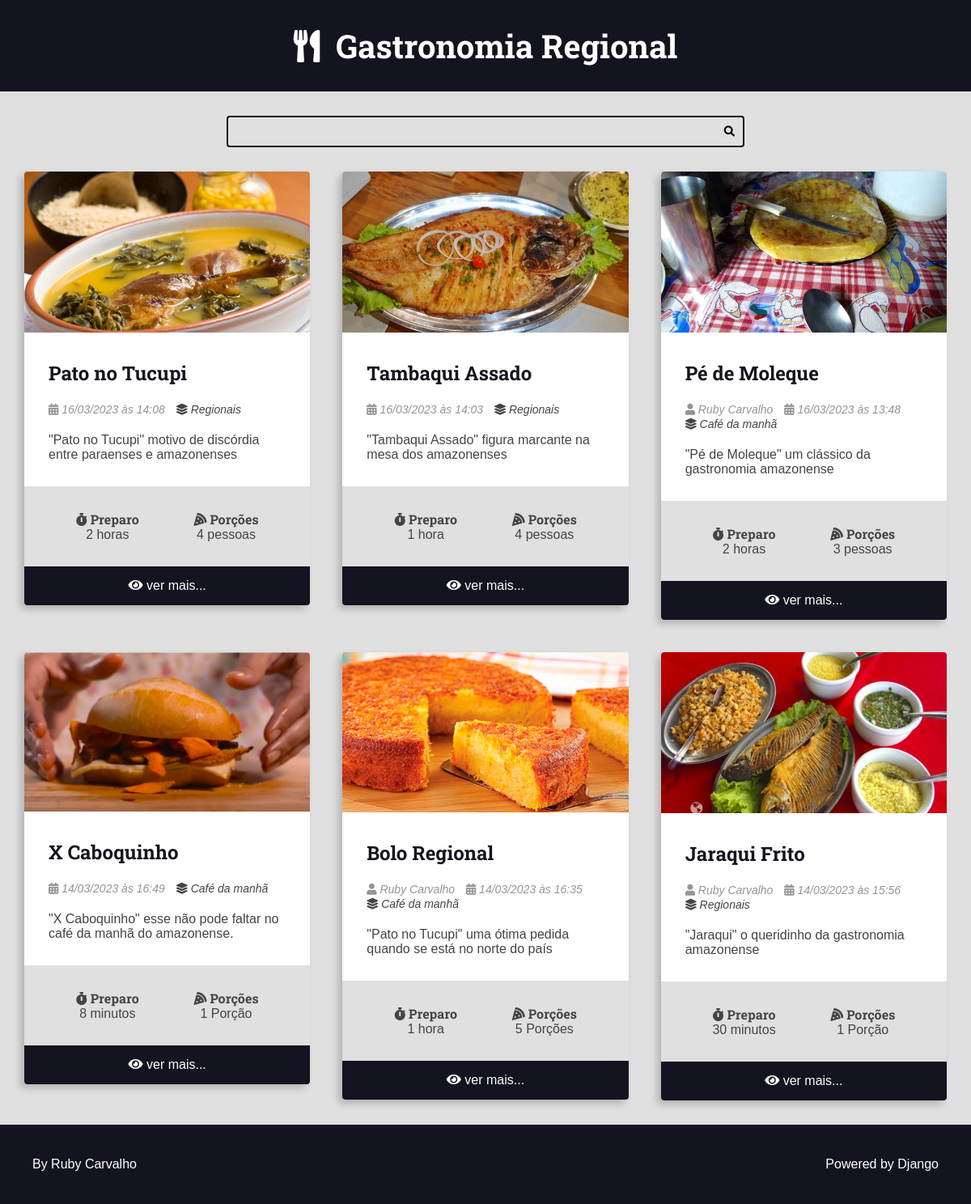
The app's page /, older data.
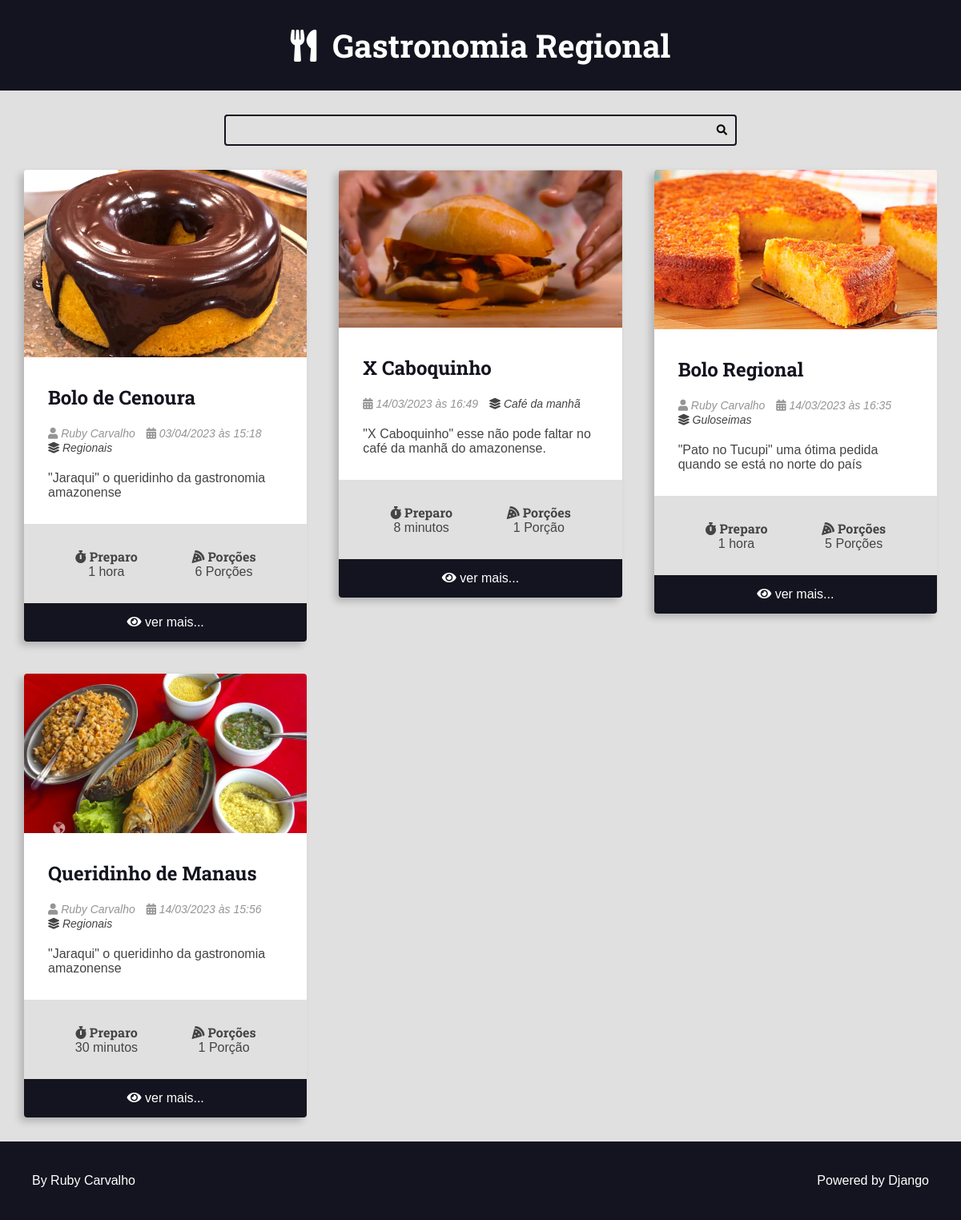
The same page, newer data.
### recipes/models.py (models this page shows, shortened)
class Recipe(models.Model):
    title = models.CharField(max_length=65)
    description = models.CharField(max_length=165)
    slug = models.SlugField(unique=True)
    preparation_time = models.IntegerField()
    preparation_time_unit = models.CharField(max_length=65)
    servings = models.IntegerField()
    servings_unit = models.CharField(max_length=65)
    preparation_steps = models.TextField()
    preparation_steps_is_html = models.BooleanField(default=False)
    created_at = models.DateTimeField(auto_now_add=True)
    updated_at = models.DateTimeField(auto_now=True)
    is_published = models.BooleanField(default=False)
    cover = models.ImageField(
        upload_to='recipes/covers/%Y/%m/%d/', blank=True, default='')
    category = models.ForeignKey(
        Category, on_delete=models.SET_NULL, null=True, blank=True,
        default=None
    )
    author = models.ForeignKey(
        User, on_delete=models.SET_NULL, null=True
    )

class Category(models.Model):
    name = models.CharField(max_length=65)

### recipes/views.py (the view)
# urls.py: 2. Add a URL to urlpatterns:  path('', views.home, name='home')
def home(request):
    recipes = Recipe.objects.filter(
        is_published=True,
    ).order_by('-id')
    page_obj, pagination_range = make_pagination(request, recipes, PER_PAGE)
    return render(request, 'recipes/pages/home.html', context={
        'recipes': page_obj,
        'pagination_range': pagination_range
    })

### utils/pagination.py (called while the page is built)
def make_pagination(request, queryset, per_page, qty_pages=4):
    try:
        current_page = int(request.GET.get('page', 1))
    except ValueError:
        current_page = 1
    paginator = Paginator(queryset, per_page)
    page_obj = paginator.get_page(current_page)
    pagination_range = make_pagination_range(
        paginator.page_range,
        qty_pages,
        current_page
    )
    return page_obj, pagination_range

### recipes/templates/recipes/pages/home.html (shortened to what this page needs)
{% extends 'global/base.html' %}
{% block content %}
<div class="main-content main-content-list container">
{% for recipe in recipes %}
    {% include 'recipes/partials/recipe.html' %}
{% empty %}
    <div class="center m-y">
        <h1>No recipes found here 🥲</h1>
    </div>
{% endfor %}
</div>
{% endblock content %}

### base_templates/global/base.html (shortened to what this page needs)
<!DOCTYPE html>
<html lang="pt-BR">
<head>
    {% include 'recipes/partials/head.html' %}
</head>
<body>
    {% include 'recipes/partials/header.html' %}
    {% include 'recipes/partials/search.html' %}
    <main class="main-content-container">
        {% block content %}{% endblock content %}
    </main>
    {% include 'recipes/partials/footer.html' %}
</body>
</html>

### recipes/templates/recipes/partials/head.html (shortened to what this page needs)
{% load static %}
    <link rel="stylesheet" href="https://cdnjs.cloudflare.com/ajax/libs/font-awesome/5.15.4/css/fontawesome.min.css"
 />
    <link rel="stylesheet" href="https://cdnjs.cloudflare.com/ajax/libs/font-awesome/5.15.4/css/brands.min.css"
 />
    <link rel="stylesheet" href="https://cdnjs.cloudflare.com/ajax/libs/font-awesome/5.15.4/css/solid.min.css"
 />
    <link rel="stylesheet" href="{% static 'recipes/css/styles.css'%}">

### recipes/templates/recipes/partials/header.html
<header class="main-header-container">
    <div class="main-header container">
        <h1>
            <a class="main-logo" href="{% url 'recipes:home' %}">
                <i class="fas fa-utensils main-logo-icon"></i>
                <span class="main-logo-text"> Gastronomia Regional</span>
            </a>
        </h1>
    </div>
</header>

### recipes/templates/recipes/partials/search.html
<div class="search-container">
    <div class="container">
        <form action="{%url 'recipes:search'%}" method="GET" class="search-form">
            <input type="search" class="search-input" name="q" value="{{ search_term }}" required>
            <button type="submit" class="search-button"><i class="fas fa-search"></i></button>
        </form>
    </div>
</div>

### recipes/templates/recipes/partials/recipe.html (shortened to what this page needs)
<div class="recipe recipe-list-item">
    {% if recipe.cover %}
        <div class="recipe-cover">
            <a href="{% url 'recipes:recipe' recipe.id %}">
                <img src="{{ recipe.cover.url }}" alt="Temporário">
            </a>
        </div>
    {% endif %}
    <div class="recipe-title-container">
        <h2 class="recipe-title">
            <a href="{% url 'recipes:recipe' recipe.id %}">
                {{ recipe.title }}
            </a>
        </h2>
    </div>
    <div class="recipe-author">
        {% if  recipe.author is not None %}
        <span class="recipe-author-item">
            <i class="fas fa-user"></i>
            {% if recipe.author.first_name %}
                {{ recipe.author.first_name }} {{ recipe.author.last_name }}
            {% else %}
                {{ recipe.author.username }}
            {% endif %}
        </span>
        {% endif %}
        <span class="recipe-author-item">
            <i class="fas fa-calendar-alt"></i>
            {{ recipe.created_at|date:"d/m/Y" }} às {{ recipe.created_at|date:"H:i" }}
        </span>
        {% if recipe.category is not None %}
        <span class="recipe-author-item">
            <a href="{% url 'recipes:category' recipe.category.id %}">
                <i class="fas fa-layer-group"></i>
                <span>{{ recipe.category.name }}</span>
            </a>
        </span>
        {% endif %}
    </div>
    <div class="recipe-content">
        <p>{{ recipe.description }}</p>
    </div>
    <div class="recipe-meta-container">
        <div class="recipe-meta recipe-preparation">
            <h3 class="recipe-meta-title"><i class="fas fa-stopwatch"></i> Preparo</h3>
            <div class="recipe-meta-text">
                {{ recipe.preparation_time }} {{ recipe.preparation_time_unit }}
            </div>
        </div>
        <div class="recipe-meta recipe-servings">
            <h3 class="recipe-meta-title"><i class="fas fa-pizza-slice"></i> Porções</h3>
            <div class="recipe-meta-text">
                {{ recipe.servings }} {{ recipe.servings_unit }}
            </div>
        </div>
    </div>
    {% if is_detail_page is not True %}
        <footer class="recipe-footer">
            <a class="recipe-read-more button button-dark button-full-width" href="{% url 'recipes:recipe' recipe.id %}">
                <i class="fas fa-eye"></i>
                <span>ver mais...</span>
            </a>
        </footer>
    {% endif %}
</div>

### recipes/templates/recipes/partials/footer.html
<footer class="main-footer">
    <div class="developer">
      <a href="https://github.com/orgs/ifam-polo/teams/rigeon" target="_blank" rel="noreferrer noopener">By Ruby Carvalho</a>
    </div>
    <div class="powered">
      <a href="https://www.djangoproject.com/" target="_blank" rel="noreferrer noopener">Powered by Django</a>
    </div>
  </footer>

### recipes/static/recipes/css/styles.css (style rules this page uses)
:root { --color-primary: #269fe6; --color-primary-hover: #2086c2; --color-primary-dark: #13141f; --color-primary-dark-hover: #212336; --color-primary-light: #d4ecfa; --color-primary-light-hover: #bdd8e7; --color-white: #fff; --color-black: #000; --color-dark-text: #444; --color-info-light: #cce5ff; --color-debug-light: #cce5ff; --color-success-light: #d4edda; --color-alert-light: #fff3cd; --color-warning-light: #fff3cd; --color-error-light: #f8d7da; --color-info-dark: #4d86c4; --color-debug-dark: #4d86c4; --color-success-dark: #4a9c5d; --color-alert-dark: #927f40; --color-warning-dark: #927f40; --color-error-dark: #da525d; --color-gray-0: #f9f9f9; --color-gray-1: #e0e0e0; --color-gray-2: #c7c7c7; --color-gray-3: #aeaeae; --color-gray-4: #959595; --color-gray-5: #7d7d7d; --color-gray-6: #646464; --color-gray-7: #4b4b4b; --color-gray-8: #323232; --color-gray-9: #191919; --font-primary: sans-serif; --font-headings: 'Roboto Slab', serif; --spacing-gutter-medium: 3rem; --spacing-gutter-large: 4rem; }
* { padding: 0; margin: 0; box-sizing: border-box; }
html { font-size: 62.5%; }
body { font-size: 1.6rem; font-family: var(--font-primary); background: var(--color-gray-1); color: var(--color-dark-text); }
h1, h2, h3, h4, h5, h6 { font-family: var(--font-headings); }
.container { max-width: 144rem; margin: 0 auto; padding: var(--spacing-gutter-medium); }
.main-header-container { background: var(--color-primary-dark); }
.main-logo { font-size: 4rem; color: var(--color-white); text-decoration: none; display: flex; flex-flow: row nowrap; align-items: center; justify-content: center; width: fit-content; margin: 0 auto; }
.main-logo-icon { margin-right: 2rem; }
.search-form { border: 0.2rem solid var(--color-primary-dark); max-width: 64rem; margin: 0 auto; border-radius: 0.4rem; position: relative; transition: all 300ms ease-in-out; }
.search-input, .search-button { border: none; background: none; outline: none; padding: 1rem; transition: all 300ms ease-in-out; }
.search-input { width: 100%; padding-right: 3rem; }
.search-button { position: absolute; top: 0; right: 0; }
.main-content { padding-top: 0; }
.main-content-list { display: grid; grid-template-columns: repeat(auto-fit, minmax(340px, 1fr)); gap: var(--spacing-gutter-large); }
.recipe { background: var(--color-white); box-shadow: -5px 5px 10px rgba(0, 0, 0, 0.2); transform: scale(1); transition: all 300ms ease-in-out; border-radius: 0.4rem; overflow: hidden; }
.recipe img { max-width: 100%; }
.recipe-list-item { max-width: 64rem; height: fit-content; }
.recipe-title-container { padding: var(--spacing-gutter-medium); padding-bottom: 2rem; }
.recipe-title-container a { text-decoration: none; color: var(--color-primary-dark); }
.recipe-author { padding: 0 var(--spacing-gutter-medium); }
.recipe-content { padding: var(--spacing-gutter-medium); padding-top: 2rem; }
.recipe-author-item { color: var(--color-gray-4); margin-right: 1rem; font-style: italic; font-size: 1.4rem; }
.recipe-author a { color: var(--color-dark-text); transition: all 300ms ease-in-out; text-decoration: none; }
.recipe-meta-container { display: flex; flex-flow: row wrap; padding: var(--spacing-gutter-medium); background: var(--color-gray-1); }
.recipe-meta { display: flex; flex-flow: column nowrap; flex-shrink: 1; flex-grow: 1; text-align: center; }
.recipe-meta-title { font-size: 1.6rem; }
.recipe-footer a { background: var(--color-primary-dark); display: block; color: var(--color-white); text-decoration: none; text-align: center; padding: 1.5rem var(--spacing-gutter-medium); transition: all 300ms ease-in-out; }
.main-footer { display: flex; align-items: center; justify-content: space-between; background: var(--color-primary-dark); color: var(--color-white); padding: var(--spacing-gutter-large); }
.main-footer a { color: var(--color-white); text-decoration: none; transition: all 300ms ease-in-out; }

Row changes from the older to the newer data that the page shows:
removed Recipe: cover (picture), title "Pato no Tucupi", created_at "16/03/2023", created_at "14:08", category.name "Regionais", description "\"Pato no Tucupi\" motivo de discórdia entre paraenses e amazonenses", preparation_time "2", preparation_time_unit "horas", servings "4", servings_unit "pessoas"
removed Recipe: cover (picture), title "Tambaqui Assado", created_at "16/03/2023", created_at "14:03", category.name "Regionais", description "\"Tambaqui Assado\" figura marcante na mesa dos amazonenses", preparation_time "1", preparation_time_unit "hora", servings "4", servings_unit "pessoas"
removed Recipe: cover (picture), title "Pé de Moleque", author.first_name "Ruby", author.last_name "Carvalho", created_at "16/03/2023", created_at "13:48", category.name "Café da manhã", description "\"Pé de Moleque\" um clássico da gastronomia amazonense", preparation_time "2", preparation_time_unit "horas", servings "3", servings_unit "pessoas"
added Recipe: cover (picture), title "Bolo de Cenoura", author.first_name "Ruby", author.last_name "Carvalho", created_at "03/04/2023", created_at "15:18", category.name "Regionais", description "\"Jaraqui\" o queridinho da gastronomia amazonense", preparation_time "1", preparation_time_unit "hora", servings "6", servings_unit "Porções"
changed Recipe "Bolo Regional": category.name "Café da manhã" → "Guloseimas"
changed Recipe: title "Jaraqui Frito" → "Queridinho de Manaus"
